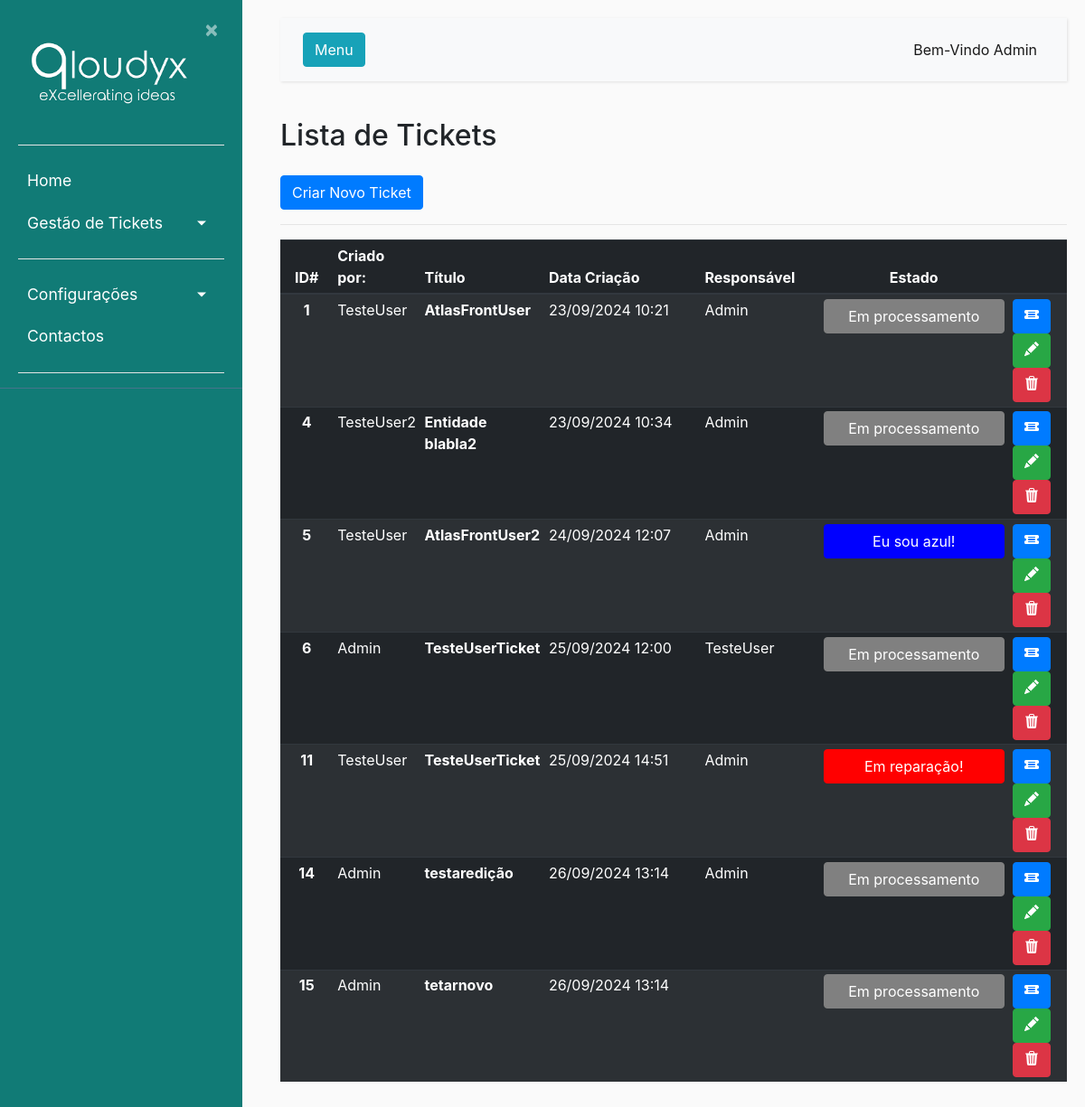
/listaticket/ (signed in), run on an earlier commit of the app's database.
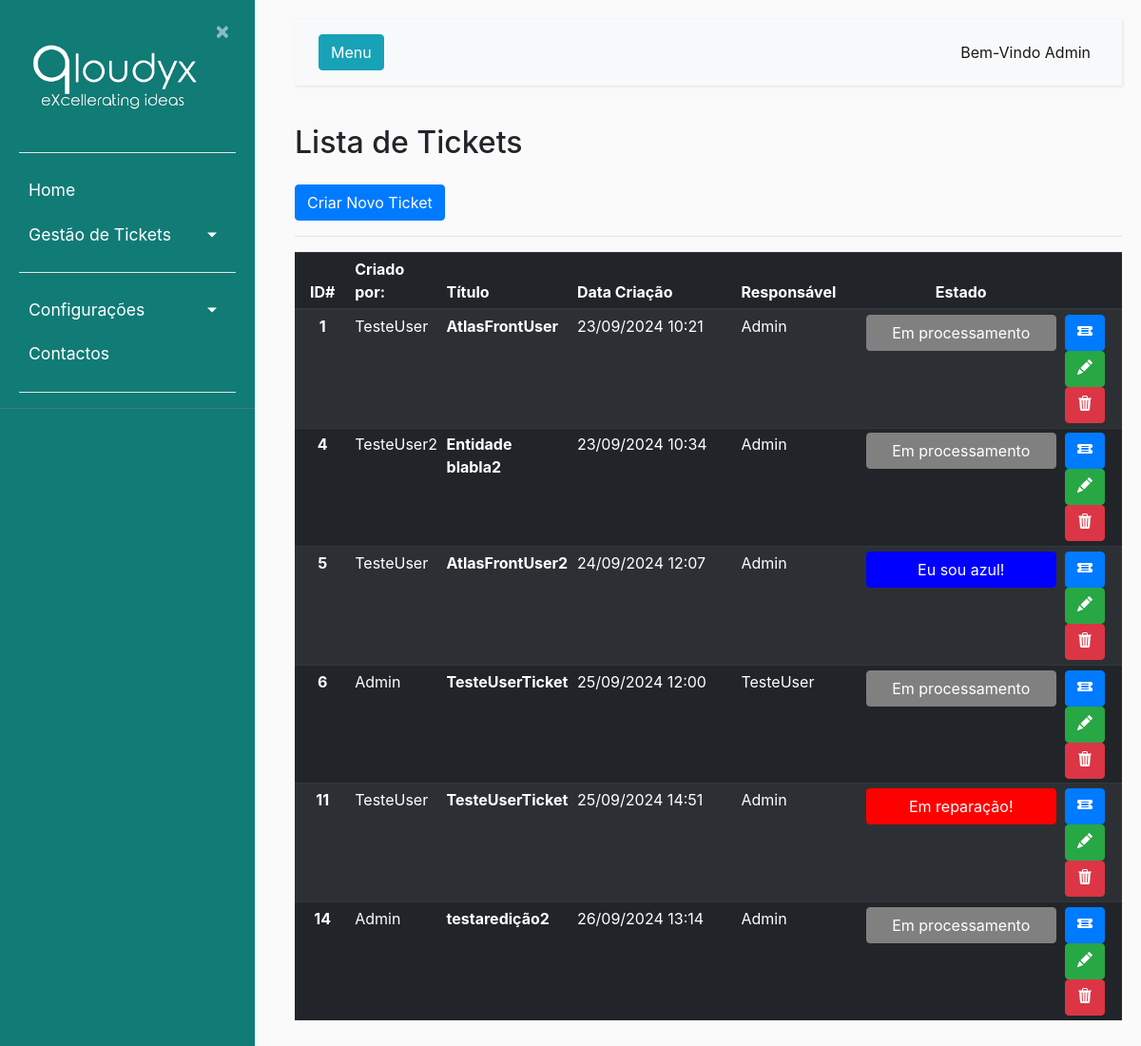
And on a later commit of the database.
### ticket/models.py (models this page shows, shortened)
class Usuarios(AbstractBaseUser):
    nome = models.CharField(max_length=100, unique=True,verbose_name='Utilizador')
    email = models.EmailField(verbose_name='E-mail')
    foto = models.ImageField(null=True, blank=True, upload_to='users/uploads/fotos',verbose_name='Foto')
    descricao = models.CharField(max_length=250, null=True)
    EscolhasRole = {
    ("Interno", "Interno"),
    ("Operador", "Operador"),
    ("Cliente", "Cliente"),
    }
    role = models.CharField(max_length=50,choices= EscolhasRole ,verbose_name='Cargo')
    entidade = models.ForeignKey(Entidades, on_delete=models.CASCADE, verbose_name='Entidade')
    telefone = PhoneNumberField(null=True, blank=False, unique=True, verbose_name='Telefone')
    date_of_birth = models.DateField(verbose_name='Data de Nascimento')
    is_active = models.BooleanField(default=True, verbose_name='Ativo?')
    is_admin = models.BooleanField(default=False, verbose_name='Admin?')
    objects = MyUserManager()
    USERNAME_FIELD = 'nome'
    REQUIRED_FIELDS = ['date_of_birth','email']

class Ticket(models.Model):
    nome = models.CharField(max_length=50, verbose_name='Titulo')
    dataCriacao = models.DateTimeField(default=timezone.now(), verbose_name='Data de Criação')
    descricao = models.CharField(max_length=300, verbose_name='Descrição')
    usuarios = models.ForeignKey(Usuarios, null = True, on_delete=models.CASCADE, related_name="responsavel", verbose_name='Responsável')
    app_tpPedidos = models.ForeignKey(Apps_tpPedidos, on_delete=models.CASCADE, verbose_name='Tipo de Problema')
    prioridade = models.ForeignKey(Prioridade, null = True , on_delete=models.CASCADE, verbose_name='Prioridade')
    resolucao = models.ForeignKey(Resolucao, null = True, on_delete=models.CASCADE, verbose_name='Resolução')
    id_Proprietario = models.ForeignKey(Usuarios, null = True, on_delete=models.CASCADE, related_name="criador", verbose_name='Criador do Ticket')
    estado = models.ForeignKey(StatusLog,null = True,default = 1, on_delete=models.CASCADE, verbose_name='Estado Atual')
    usuario_app = models.ForeignKey(Usuarios_Apps,null = True, on_delete=models.CASCADE)

class StatusLog(models.Model):
    estado = models.ForeignKey(Estado, on_delete=models.CASCADE, verbose_name='Estado')
    usuario = models.ForeignKey(Usuarios, on_delete=models.CASCADE, verbose_name='Utilizador')
    dataHora = models.DateTimeField(default=timezone.now(), verbose_name='Data de Criação')

class Estado(models.Model):
    estado = models.CharField(max_length=20)
    cor = models.CharField(max_length=30)
    font_color = models.CharField(max_length=30)
    descricao = models.CharField(max_length=300)
    def __str__(self):
        return self.estado

### ticket/views.py (the view)
# urls.py: path('listaticket/', ticket_views.ticket_list, name ='listaticket'), #URL para a gestão de tickets
def ticket_list(request):
    ticketall = Ticket.objects.all()
    tickuser = request.user
    tickets = Ticket.objects.filter(Q(usuarios=tickuser) | Q(id_Proprietario=tickuser))
    return render(request, 'ticket/listaticket.html', {'tickets': tickets,'ticketall': ticketall})

### ticket/templates/ticket/listaticket.html (shortened to what this page needs)
{% extends "ticket/base.html" %}
{% block content %}
<body>
    <h2 style="margin-bottom:25px">Lista de Tickets</h2>
    {% if user.is_authenticated %}
    {% if user.is_admin or user.role == "Interno"%}
    {% if ticketall %}
    <button type="button" class="btn btn-primary"><a href="{% url 'novoticket' %}">Criar Novo Ticket</a></button>
    <hr>
    <table class="table table-striped table-dark table-sm">
        <thead>
          <tr>
            <th style="text-align:center" class="col-2 col-sm-1">ID#</th>
            <th class="col-2 col-sm-1">Criado por:</th>
            <th class="col-2 col-sm-1">Título</th>
            <th class="col-2 col-sm-3">Data Criação</th>
            <th class="col-2 col-sm-2">Responsável</th>
            <th style="text-align:center" class="col-2 col-sm-1">Estado</th>
            <th class="col-3 col-sm-1"></th>
          </tr>
        </thead>
        <tbody>
          {% for ticket in ticketall %}
          <tr>
            <th style="text-align:center">{{ ticket.id }}</th>
            <td>{{ ticket.id_Proprietario.nome }}</td>
            <th scope="row">{{ ticket.nome }}</th>
            <td>{{ ticket.dataCriacao|date:"d/m/Y H:i" }}</td>
            <td>{{ ticket.usuarios.nome }}</td>
            <td style="text-align:center"><button style="background-color:{{ticket.estado.estado.font_color}}; border-color:{{ticket.estado.estado.font_color}}; width:200px"type="button" class="btn btn-primary">{{ ticket.estado.estado }}</button></td>
            <td><button type="button" class="btn btn-primary"><a href="{% url 'detalheticket' ticket.pk %}">
              </a></button>
            <button type="button" class="btn btn-success"><a href="{% url 'editar_ticket' ticket.pk %}">
            </a></button>
            <button onclick="botao_apagar()" type="button" class="btn btn-danger">
            </button></td>
          </tr>
          {% endfor %}
        </tbody>
    </table>
    {% else %}
        <p>Nenhum ticket encontrado.</p>
    {% endif %}
    {% endif %}
    {% endif %}
</body>
{% endblock content %}

### ticket/templates/ticket/base.html (shortened to what this page needs)
{% load static %}
<!DOCTYPE html>
<html lang="en">
<head>
    <link rel="stylesheet" href="https://cdn.jsdelivr.net/npm/bootstrap@4.0.0/dist/css/bootstrap.min.css">
    <link rel="stylesheet" type="text/css" href="{% static 'ticket/main.css' %}">
</head>
<body>
    <div class="wrapper">
        <nav id="sidebar">
            <div class="sidebar-header">
                <a href = "{% url 'ticket-home' %}"> <img src="{% static 'ticket/Qloudyx.png' %}" style="width:200px;height:100%;"></a>
                <a class="close" onclick="CloseMenu()">&nbsp×&nbsp</a>
                <hr>
            </div>
            <ul class="list-unstyled components" >
                <li>
                    <a href="{% url 'ticket-home' %}">Home</a>
                    {% if user.is_authenticated %}
                    <a href="#pageSubmenu" data-toggle="collapse" aria-expanded="false" class="dropdown-toggle">Gestão de Tickets</a>
                    {% endif %}
                </li>
                <li>
                    {% if user.is_authenticated %}
                    <hr>
                    <a href="#homeSubmenu" data-toggle="collapse" aria-expanded="false" class="dropdown-toggle">Configurações</a>
                    {% endif %}
                    <a href="#">Contactos</a>
                    <hr>
            </ul>
        </nav>
        </div>
        <div id="content">
            <nav class="navbar navbar-expand-lg navbar-light bg-light">
                <div class="container-fluid">
                    <button type="button" id="sidebarCollapse" onClick="OpenMenu()" class="btn btn-info">
                        <span>Menu</span>
                    </button>
                    <div class="collapse navbar-collapse" id="navbarSupportedContent">
                        <ul class="nav navbar-nav ml-auto">
                            <li class="nav-item active">
                                <a class="nav-link" href="#">Bem-Vindo {{user.nome}}</a>
                            </li>
                        </ul>
                    </div>
                </div>
            </nav>
            <main role="main" class="container">
                <div class="row">
                    <div class="col-md-8">
                    </div>
                </div>
            </main>
            {% block content %}{% endblock %}
</body>
</html>

### ticket/static/ticket/main.css (style rules this page uses)
body { background: #fafafa; }
hr { background-color: white; }
a, a:hover, a:focus { color: inherit; text-decoration: none; transition: all 0.3s; }
.navbar { padding: 15px 10px; background: #fff; border: none; border-radius: 0; margin-bottom: 40px; box-shadow: 1px 1px 3px rgba(0, 0, 0, 0.1); }
.wrapper { display: flex; width: 100%; align-items: stretch; }
#sidebar { height: 100%; width: 250; position: fixed; z-index: 1; overflow-x: hidden; background: #117B76; color: #fff; transition: all 0.3s; }
#sidebar .sidebar-header { padding-left: 20px; padding-top: 20px; padding-right: 20px; background: #117B76; }
#sidebar ul.components { padding-left: 20px; padding-right: 20px; border-bottom: 1px solid #47748b; }
#sidebar ul li a { padding: 10px; font-size: 1.1em; display: block; }
a[data-toggle="collapse"] { position: relative; }
.dropdown-toggle::after { display: block; position: absolute; top: 50%; right: 20px; transform: translateY(-50%); }
#content { margin-left: 290px; position: relative; padding: 20px; min-height: 100vh; transition: all 0.3s; }

What changed in the data, as far as the page shows it:
removed Ticket: id "15", id_Proprietario.nome "Admin", nome "tetarnovo", dataCriacao "26/09/2024 13:14", estado.estado "Em processamento"
changed Ticket id 14: nome "testaredição" → "testaredição2"
